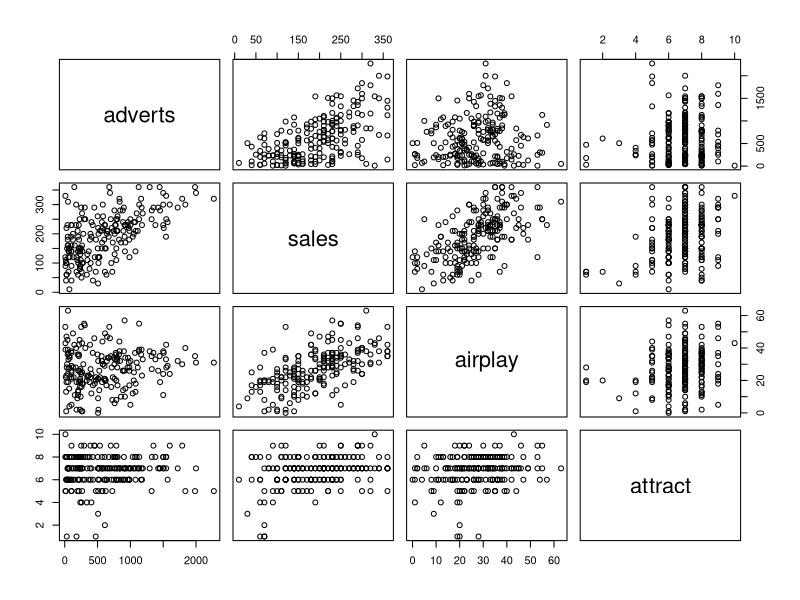
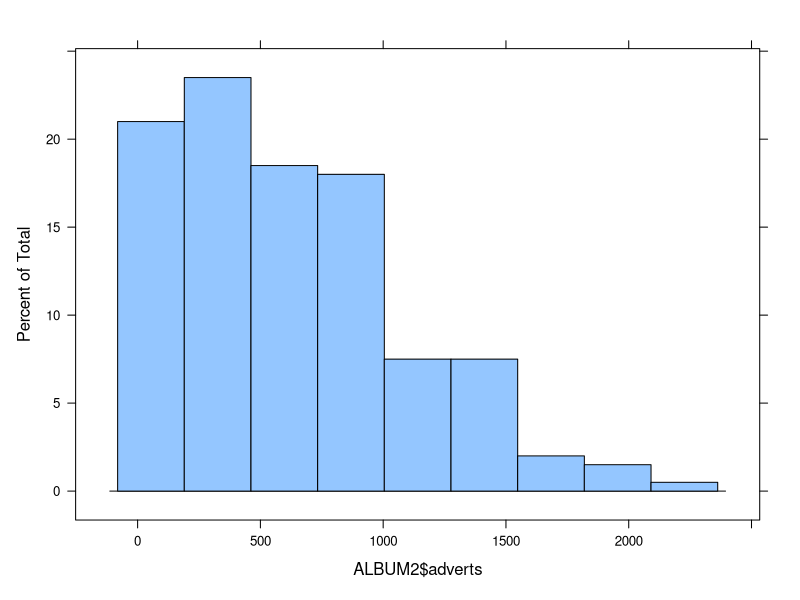
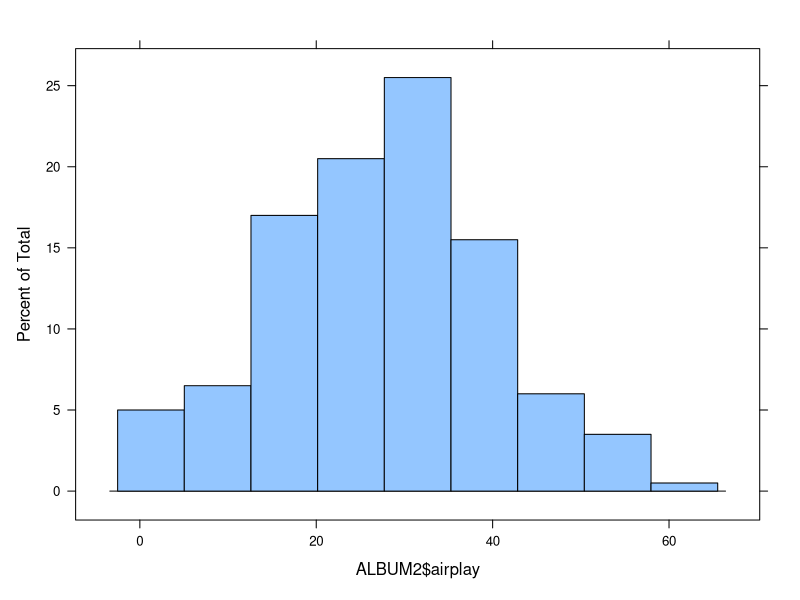
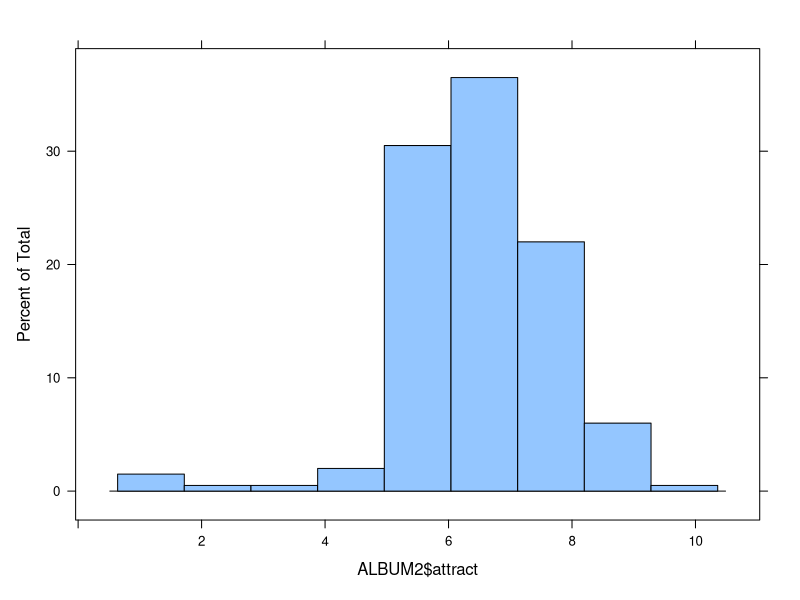
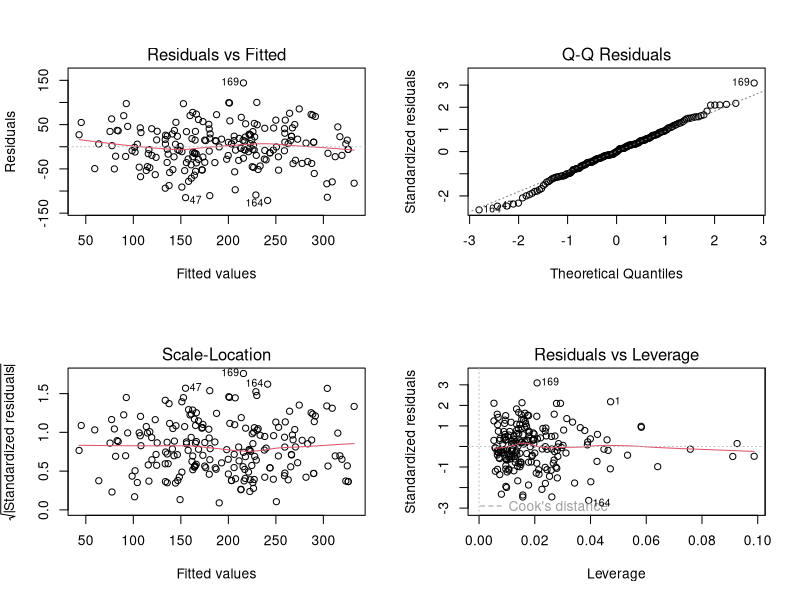

Write R code to recreate these figures, in order. (Note: this script raises an error after producing the figures.)
## ---- chunk 1

ALBUM2 <- read.csv("Album Sales 2.csv")
str(ALBUM2)

## ---- chunk 2
##Hide
round(cor(ALBUM2[, -1]), 3) 
## ---- chunk 3
##Hide
pairs(ALBUM2[, -1]) # plot the pairs of data  
## ---- chunk 4
# Specifying the data object makes things easier
ALBUM2.model <- lm(formula = sales ~ adverts + airplay + attract , data = ALBUM2)
ALBUM2.model
## ---- chunk 5
summary(ALBUM2.model)
## ---- chunk 6
## hide
range(ALBUM2$sales)
## ---- chunk 7
library(lattice) # Move up

mean(ALBUM2$adverts, na.rm = TRUE)
range(ALBUM2$adverts)
var(ALBUM2$adverts, na.rm = TRUE) 
sd(ALBUM2$adverts, na.rm = TRUE)  
histogram(ALBUM2$adverts) 

mean(ALBUM2$airplay, na.rm = TRUE)
range(ALBUM2$airplay)
var(ALBUM2$airplay, na.rm = TRUE) 
sd(ALBUM2$airplay, na.rm = TRUE)  
histogram(ALBUM2$airplay) 


mean(ALBUM2$attract, na.rm = TRUE)
range(ALBUM2$attract)
var(ALBUM2$attract, na.rm = TRUE) 
sd(ALBUM2$attract, na.rm = TRUE)  
histogram(ALBUM2$attract) 

## ---- chunk 8
### Test the two variables for skewness

#Hide
shapiro.test(ALBUM2$adverts)
shapiro.test(ALBUM2$attract)

## ---- chunk 9

##Hide
par(mfrow = c(2,2))  
plot(ALBUM2.model)
par(mfrow = c(1,1))  
## ---- chunk 10
#Test for constant variance
#Hide
ncvTest(ALBUM2.model)
## ---- chunk 11
##hide
histogram(~ ALBUM2.model$residuals) 

#hide
shapiro.test(ALBUM2.model$residuals) 
## ---- chunk 12
#hide
vif(ALBUM2.model) 

#hide
sqrt(vif(ALBUM2.model))
## ---- chunk 13
#hide
durbinWatsonTest(ALBUM2.model)
## ---- chunk 14
plot(ALBUM2.model, which = 4, cook.levels = cutoff)
## ---- chunk 15
Categorical <- read.csv("Categorical.csv")
View(Categorical)
## ---- chunk 16
Categorical$Q14.f <- factor(Categorical$Q14)
is.factor(Categorical$Q24) ## Returns true if a factor

## ---- chunk 17
levels(Categorical$Q14.f)[1] <- "0 - North Quad"
levels(Categorical$Q14.f)[2] <- "1 - South Quad"
levels(Categorical$Q14.f)[3] <- "2 - Mid Quad"
levels(Categorical$Q14.f)[4] <- "3 - Don't live on CMC"
## ---- chunk 18
Categorical$Q14.f[1:15]
Try <-lm(Categorical$Q24 ~ Categorical$Q14.f)

## ---- chunk 19
Categorical$Q24 <- as.numeric(Categorical$Q24)
## ---- chunk 20
Factor.model <-lm(Categorical$Q24 ~ Categorical$Q14.f)
summary(Factor.model)
## ---- chunk 21
Factor2.model <- (lm(Q24~ factor(Q14), data = Categorical))
summary(Factor2.model)

## ---- chunk 22
SSurvey <- read.csv("StatsSurveyHw5.csv")
## ---- chunk 23

## ---- chunk 24


## ---- chunk 25

## ---- chunk 26

## ---- chunk 27

## ---- chunk 28

## ---- chunk 29

## ---- chunk 30


## ---- chunk 31


